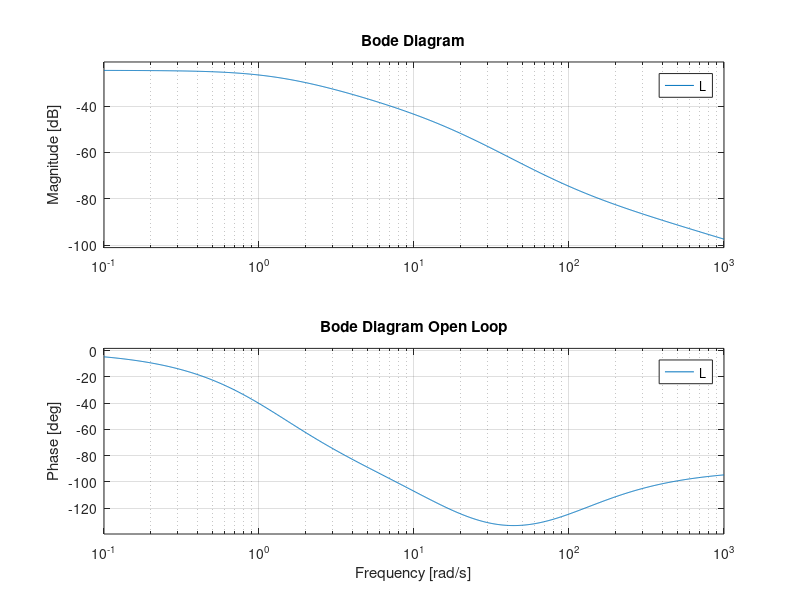
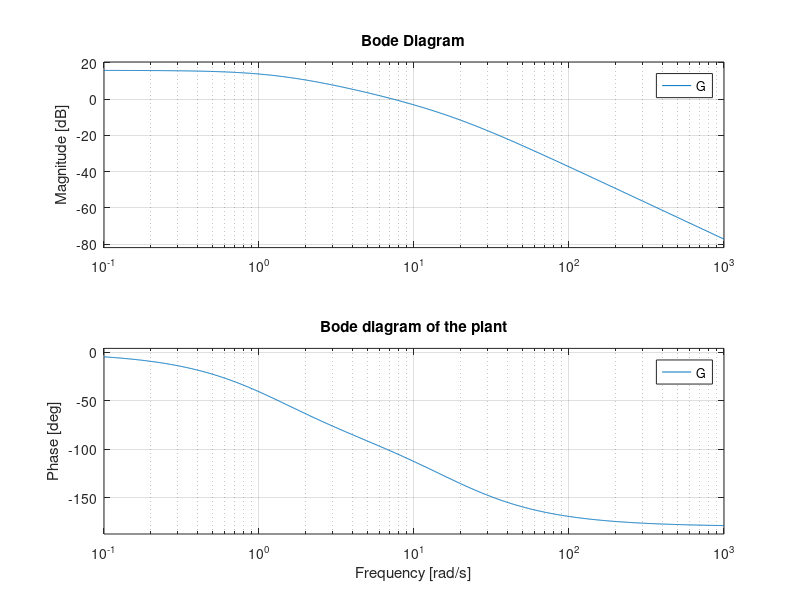
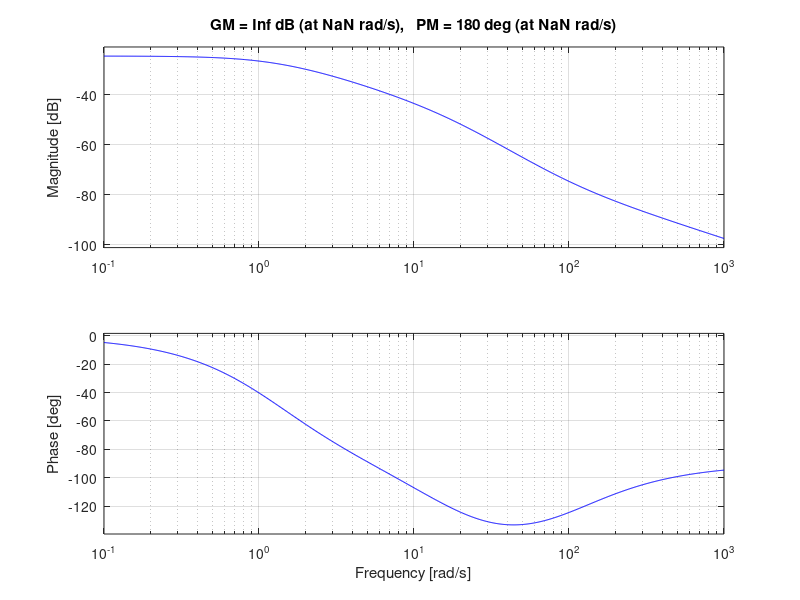
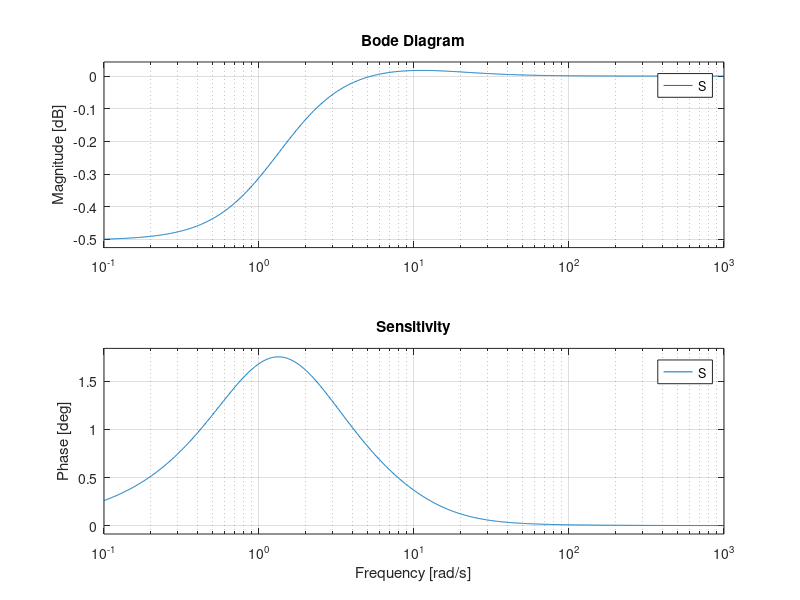

Here is the MATLAB script that generated these plots, in order:
% 1. Make sure to first run initRobotArm_p.m
% 2. Then run the simulation RobotArm.slx
clc; close all;
%<<<<<<< Updated upstream
% %% Data preprocessing
% dat_ref_R = ref_R.data - mean(ref_R.data);
% dat_out_R = out_R.data - mean(out_R.data);
% dat_R = iddata(dat_out_R, dat_ref_R, Ts);

% dat_ref_X = ref_X.data - mean(ref_X.data);
% dat_out_X = out_X.data - mean(out_X.data);
% dat_X = iddata(dat_out_X, dat_ref_X, Ts);

%=======
%% Data preprocessing
% dat_ref_R = ref_R.data - mean(ref_R.data);
% dat_out_R = out_R.data - mean(out_R.data);
% dat_R = iddata(dat_out_R, dat_ref_R, Ts);

% dat_ref_X = ref_X.data - mean(ref_X.data);
%  dat_out_X = out_X.data - mean(out_X.data);
%  dat_X = iddata(dat_out_X, dat_ref_X, Ts);
%>>>>>>> Stashed changes
% 
% dat_ref_Z = ref_Z.data - mean(ref_Z.data);
% dat_out_Z = out_Z.data - mean(out_Z.data);
% dat_Z = iddata(dat_out_Z, dat_ref_Z, Ts);
%% FRF
% FR_R = spa(dat_R)%, [], fs);
% bode(FR_R)

% FR_X = spa(dat_X)%, [], fs);
% bode(FR_X)

% FR_Z = spa(dat_Z)%, [], fs);
% bode(FR_Z)

%% Step response
% Mimp_R = impulseest(dat_R, 60)
% step(Mimp_R)

% Mimp_X = impulseest(dat_X, 60)
%step(Mimp_X)

% Mimp_Z = impulseest(dat_Z, 60)
%step(Mimp_Z)

%% TF estimation
%<<<<<<< Updated upstream
% tf_mat_R = tfest(dat_R, 2, 1)
% compare(dat_R, tf_mat_R)

%  tf_mat_X = tfest(dat_X, 2, 1)
%=======
% tf_mat_R = tfest(dat_R, 2, 1)
% compare(dat_R, tf_mat_R)

% tf_mat_X = tfest(dat_X, 2, 1)
%>>>>>>> Stashed changes
% compare(dat_X, tf_mat_X)

% tf_mat_Z = tfest(dat_Z, 2, 1)
% compare(dat_Z, tf_mat_Z)

%% Create plots: R
%<<<<<<< Updated upstream
% % Nyquist
% figure()
% nyquist(tf_mat_R)
% % xlim([-20 2])
% % ylim([-20 20])
% 
% 
% 
% %Both the margins should be positive or phase margin should be greater than the gain margin.
% % Bode
% figure()
% margin(tf_mat_R)
% [Gm,Pm,Wcg,Wcp] = margin(tf_mat_R);
% 
% 
% % Stablity
% [G_poles] = pole(tf_mat_R);
% if G_poles <= 0
%    disp('Poles are stable') 
% else
%    disp('Poles are NOT stable')
% end
% 
% % Robustness
% if Pm >= 30
%    disp('Phase Margin is robust') 
% else
%     disp('Phase Margin is NOT robust')
% end
% 
% if Gm >= 2
%    disp('Gain Margin is robust') 
% else
%    disp('Gain Margin is NOT robust')
% end
% 
% if 1/Gm >= 0.5
%    disp('Modulus Margin is robust') 
% else
%    disp('Modulus Margin is NOT robust')
% end
% 
% 
% % Impulse
% % figure()
% % impulse(tf_mat_R,90)
%=======
% Nyquist
% figure()
% nyquist(tf_mat_R)
% xlim([-20 2])
% ylim([-20 20])


%Both the margins should be positive or phase margin should be greater than the gain margin.
% Bode
% figure()
% margin(tf_mat_R)
% [Gm,Pm,Wcg,Wcp] = margin(tf_mat_R);

% if Pm >= 30
%    disp('Phase Margin is robust') 
% else
%     disp('Phase Margin is NOT robust')
% end
% 
% if Gm >= 2
%    disp('Gain Margin is robust') 
% else
%    disp('Gain Margin is NOT robust')
% end
% 
% if 1/Gm >= 0.5
%    disp('Modulus Margin is robust') 
% else
%    disp('Modulus Margin is NOT robust')
% end



% Stablity
% G2_poles = pole(tf_mat_R)


% Robustness



% Impulse
% figure()
% impulse(tf_mat_R,90)

%>>>>>>> Stashed changes

%% Create plots: X
% % Nyquist
% figure()
% nyquist(tf_mat_X)
% % xlim([-20 2])
% % ylim([-20 20])
% 
%<<<<<<< Updated upstream
% 
% %Both the margins should be positive or phase margin should be greater than the gain margin.
% % Bode
% figure()
% margin(tf_mat_X)
% [Gm,Pm,Wcg,Wcp] = margin(tf_mat_X);
% 
% if Pm >= 30
%    disp('Phase Margin is robust') 
% else
%     disp('Phase Margin is NOT robust')
% end
% 
% if Gm >= 2
%    disp('Gain Margin is robust') 
% else
%    disp('Gain Margin is NOT robust')
% end
% 
% if 1/Gm >= 0.5
%    disp('Modulus Margin is robust') 
% else
%    disp('Modulus Margin is NOT robust')
% end
% 
% 
% 
% % Stablity
% G2_poles = pole(tf_mat_X)
% 
% 
% % Robustness
% 
% 
% 
% % Impulse
% figure()
% impulse(tf_mat_X,90)
%=======
%>>>>>>> Stashed changes
% 
% %Both the margins should be positive or phase margin should be greater than the gain margin.
% % Bode
% figure()
% margin(tf_mat_X)
% [Gm,Pm,Wcg,Wcp] = margin(tf_mat_X);
% 
% if Pm >= 30
%    disp('Phase Margin is robust') 
% else
%     disp('Phase Margin is NOT robust')
% end
% 
% if Gm >= 2
%    disp('Gain Margin is robust') 
% else
%    disp('Gain Margin is NOT robust')
% end
% 
% if 1/Gm >= 0.5
%    disp('Modulus Margin is robust') 
% else
%    disp('Modulus Margin is NOT robust')
% end
% 
% 
% 
% % Stablity
% G2_poles = pole(tf_mat_X)
% 
% 
% % Robustness
% 
% 
% 
% % Impulse
% figure()
% impulse(tf_mat_X,90)
% % 
% 
%% Create plots: Z
% % Nyquist
% figure()
% nyquist(tf_mat_Z)
% % xlim([-20 2])
% % ylim([-20 20])
% 
% 
% %Both the margins should be positive or phase margin should be greater than the gain margin.
% % Bode
% figure()
% margin(tf_mat_Z)
% [Gm,Pm,Wcg,Wcp] = margin(tf_mat_Z);
% 
% if Pm >= 30
%    disp('Phase Margin is robust') 
% else
%     disp('Phase Margin is NOT robust')
% end
% 
% if Gm >= 2
%    disp('Gain Margin is robust') 
% else
%    disp('Gain Margin is NOT robust')
% end
% 
% if 1/Gm >= 0.5
%    disp('Modulus Margin is robust') 
% else
%    disp('Modulus Margin is NOT robust')
% end
% 
% 
% 
% % Stablity
% G2_poles = pole(tf_mat_Z)
% 
% 
% % Robustness
% 
% 
% 
% % Impulse
% figure()
% impulse(tf_mat_Z,90)
% 

%% Controller optimalization
FF_R_num = [1.0000, 18.4292, 22.3640];
FF_R_den = 138.2018;

% !!!Only these numbers need to be changed!!!
C_R_num = [0.00009634, 0.009634];
C_R_den = [1];

F = tf(FF_R_num, FF_R_den);
G  = 1/F;
C = tf(C_R_num,C_R_den);

% Open loop
L = G*C;
figure()
bode(L)
title('Bode Diagram Open Loop')

figure()
bode(G)
title('Bode diagram of the plant')

figure()
bode(C)
title('Bode diagram of the controller')

[Gm,Pm,Wcg,Wcp] = margin(L);
margin(L)

S = 1/(1 + L);
figure()
bode(S)
title('Sensitivity')

% Stablity
[L_poles] = pole(L);
if L_poles <= 0
   disp('Poles are stable') 
else
   disp('Poles are NOT stable')
end

% Robustness
if Pm == Inf
   disp('Phase Margin is infinite') 
elseif Pm >= 30
   disp('Phase Margin is robust') 
else
    disp('Phase Margin is NOT robust')
end


if Gm == Inf
   disp('Gain Margin is infinite')
elseif Gm >= 2
   disp('Gain Margin is robust')
else
   disp('Gain Margin is NOT robust')
end


if 1/Gm == Inf
   disp('Modulus Margin is infinite') 
elseif 1/Gm >= 0.5
   disp('Modulus Margin is robust') 
else
   disp('Modulus Margin is NOT robust')
end

T = (G*C)/(1+G*C);
[T_poles] = pole(T);
% Feedback loop (Closed loop)
% figure()
% bode ((G*C)/(1+G*C))
% title('Bode Diagram Closed Loop')



% Gives feedback on stability and robustness

% [Gm,Pm,Wcg,Wcp] = margin(C);
% 
% % Stablity
% [G_poles] = pole(C);
% if G_poles <= 0
%    disp('Poles are stable') 
% else
%    disp('Poles are NOT stable')
% end
% 
% % Robustness
% if Pm == Inf
%    disp('Phase Margin is infinite') 
% elseif Pm >= 30
%    disp('Phase Margin is robust') 
% else
%     disp('Phase Margin is NOT robust')
% end
% 
% 
% if Gm == Inf
%    disp('Gain Margin is infinite')
% elseif Gm >= 2
%    disp('Gain Margin is robust')
% else
%    disp('Gain Margin is NOT robust')
% end
% 
% 
% if 1/Gm == Inf
%    disp('Modulus Margin is infinite') 
% elseif 1/Gm >= 0.5
%    disp('Modulus Margin is robust') 
% else
%    disp('Modulus Margin is NOT robust')
% end

% Create figures
% Nyquist
% figure()
% nyquist(C)

%Both the margins should be positive or phase margin should be greater than the gain margin.
% Bode
% figure()
% margin(C)

